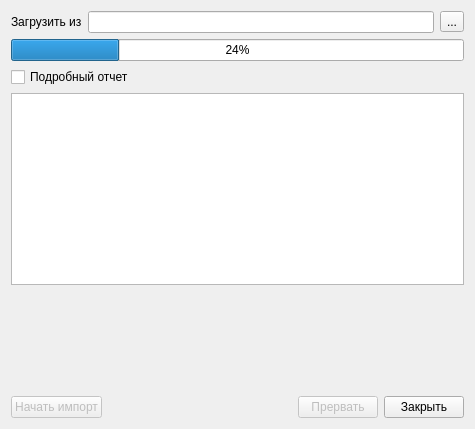
<ui version="4.0" >
 <class>ImportRbThesaurus</class>
 <widget class="QDialog" name="ImportRbThesaurus" >
  <property name="geometry" >
   <rect>
    <x>0</x>
    <y>0</y>
    <width>475</width>
    <height>429</height>
   </rect>
  </property>
  <property name="windowTitle" >
   <string>Импорт Тезауруса</string>
  </property>
  <layout class="QGridLayout" >
   <item row="0" column="0" >
    <layout class="QHBoxLayout" >
     <property name="spacing" >
      <number>6</number>
     </property>
     <property name="margin" >
      <number>0</number>
     </property>
     <item>
      <widget class="QLabel" name="label" >
       <property name="text" >
        <string>Загрузить из</string>
       </property>
      </widget>
     </item>
     <item>
      <widget class="QLineEdit" name="edtFileName" />
     </item>
     <item>
      <widget class="QToolButton" name="btnSelectFile" >
       <property name="text" >
        <string>...</string>
       </property>
      </widget>
     </item>
    </layout>
   </item>
   <item row="1" column="0" >
    <widget class="CProgressBar" name="progressBar" >
     <property name="value" >
      <number>24</number>
     </property>
     <property name="orientation" >
      <enum>Qt::Horizontal</enum>
     </property>
    </widget>
   </item>
   <item row="4" column="0" >
    <widget class="QLabel" name="statusLabel" >
     <property name="text" >
      <string/>
     </property>
    </widget>
   </item>
   <item row="5" column="0" >
    <spacer>
     <property name="orientation" >
      <enum>Qt::Vertical</enum>
     </property>
     <property name="sizeHint" stdset="0" >
      <size>
       <width>20</width>
       <height>40</height>
      </size>
     </property>
    </spacer>
   </item>
   <item row="6" column="0" >
    <layout class="QHBoxLayout" >
     <property name="spacing" >
      <number>6</number>
     </property>
     <property name="margin" >
      <number>0</number>
     </property>
     <item>
      <widget class="QPushButton" name="btnImport" >
       <property name="enabled" >
        <bool>false</bool>
       </property>
       <property name="text" >
        <string>Начать импорт</string>
       </property>
      </widget>
     </item>
     <item>
      <spacer>
       <property name="orientation" >
        <enum>Qt::Horizontal</enum>
       </property>
       <property name="sizeHint" stdset="0" >
        <size>
         <width>40</width>
         <height>20</height>
        </size>
       </property>
      </spacer>
     </item>
     <item>
      <widget class="QPushButton" name="btnAbort" >
       <property name="enabled" >
        <bool>false</bool>
       </property>
       <property name="text" >
        <string>Прервать</string>
       </property>
      </widget>
     </item>
     <item>
      <widget class="QPushButton" name="btnClose" >
       <property name="text" >
        <string>Закрыть</string>
       </property>
      </widget>
     </item>
    </layout>
   </item>
   <item row="3" column="0" >
    <widget class="QTextBrowser" name="logBrowser" />
   </item>
   <item row="2" column="0" >
    <widget class="QCheckBox" name="chkFullLog" >
     <property name="text" >
      <string>Подробный отчет</string>
     </property>
    </widget>
   </item>
  </layout>
 </widget>
 <customwidgets>
  <customwidget>
   <class>CProgressBar</class>
   <extends>QProgressBar</extends>
   <header>library/ProgressBar.h</header>
  </customwidget>
 </customwidgets>
 <resources/>
 <connections/>
</ui>
